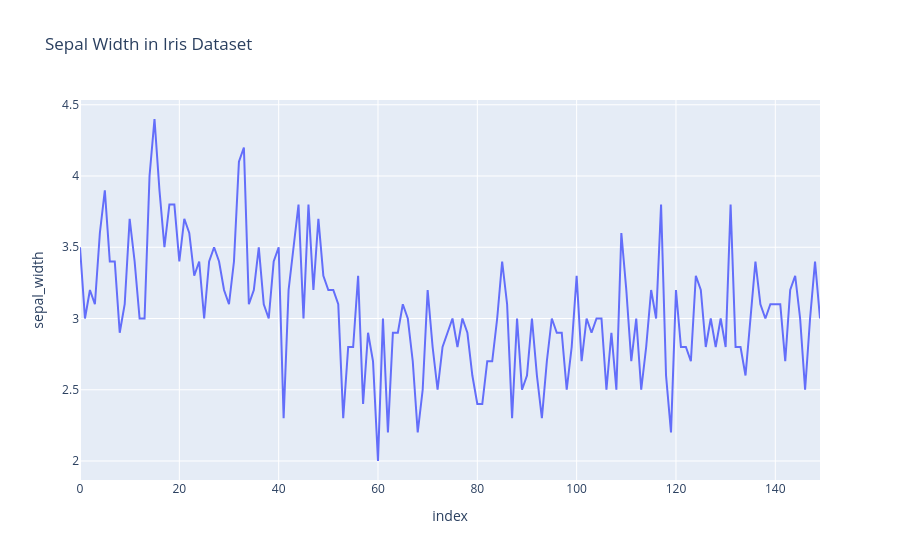

Notebook source saved alongside this figure:
### Code cell
import plotly.express as px

# Load sample dataset
df = px.data.iris()

# Create an interactive line plot for sepal width
fig = px.line(df, y="sepal_width", title="Sepal Width in Iris Dataset")

# Show the figure
fig.show()

### Figure 1 — Plotly figure (JSON) as saved in the notebook; plotly's stock layout.template omitted (floating-point values rounded to 4 significant figures; data arrays with more than 128 entries replaced by an {"elided": "..."} marker saying what was removed)
{"data": [{"hovertemplate": "index=%{x}<br>sepal_width=%{y}<extra></extra>", "legendgroup": "", "line": {"color": "#636efa", "dash": "solid"}, "marker": {"symbol": "circle"}, "mode": "lines", "name": "", "orientation": "v", "showlegend": false, "type": "scatter", "x": {"elided": "150 int values"}, "xaxis": "x", "y": {"elided": "150 float values"}, "yaxis": "y"}], "layout": {"legend": {"tracegroupgap": 0}, "title": {"text": "Sepal Width in Iris Dataset"}, "xaxis": {"anchor": "y", "domain": [0, 1], "title": {"text": "index"}}, "yaxis": {"anchor": "x", "domain": [0, 1], "title": {"text": "sepal_width"}}}}
